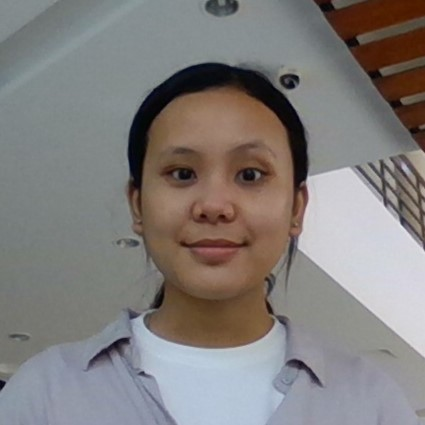
#> input picture src/DataSet/Copa.jpg, 425 x 425 px, found by its file name; its folder holds 4 pictures in this run
$ python tes.py
#> lines starting #> are read from the running program, lines starting #| are printed output that depends on the picture
### src/getFolder.py
import cv2
import numpy as np
import os
import faceAlignment

def folderToMatriks(path):
    matriks = np.matrix(faceAlignment.faceAlignment(cv2.imread(os.path.join(path, os.listdir(path)[0]), cv2.IMREAD_GRAYSCALE)).ravel())
#> in faceAlignment, `face_coordinate = face_detector.detectMultiScale(img)`: face_coordinate = [[116, 93, 197, 197]]
#> in faceAlignment, `face_coordinate = face_detector.detectMultiScale(img)`:
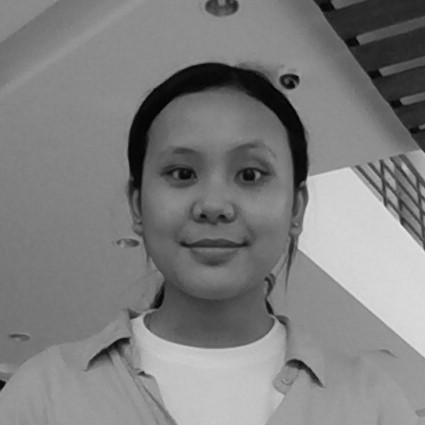
#> img: shape (425, 425); min 0, max 231, mean 126.9
#> in faceAlignment, `eyes = eye_detector.detectMultiScale(img)`: eyes = [[156, 148, 49, 49], [226, 150, 47, 47], [122, 231, 23, 23], [265, 311, 24, 24]]
    i = 1
    n = len(os.listdir(path))
    for file in os.listdir(path):
        print("Proses mendapatkan gambar menjadi matriks %d/%d" % (i,n), end='\r')
        grayscaled_img = cv2.imread(os.path.join(path, file), cv2.IMREAD_GRAYSCALE)
        aligned = faceAlignment.faceAlignment(grayscaled_img)
        flatten_img = aligned.ravel()
        facevector = np.matrix(flatten_img)
        matriks = np.r_[matriks, facevector]
        i += 1
#> pass 2 of the loop in folderToMatriks, `for file in os.listdir(path):`:
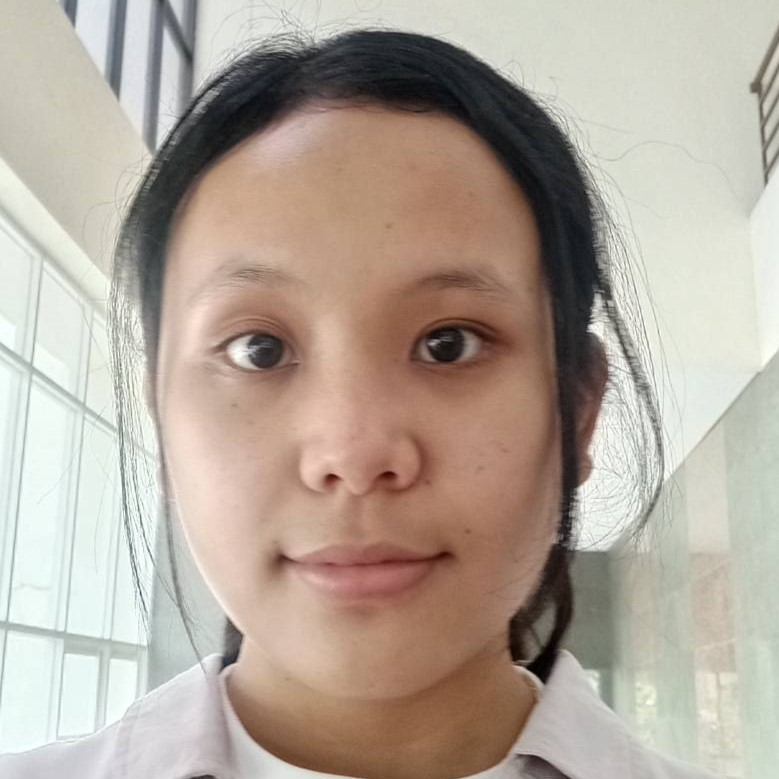
#> input picture src/DataSet/Copa1.jpg, 779 x 779 px, found by its file name
#> in folderToMatriks, `grayscaled_img = cv2.imread(os.path.join(path, file), cv2.IMREAD_GRAYS..`:
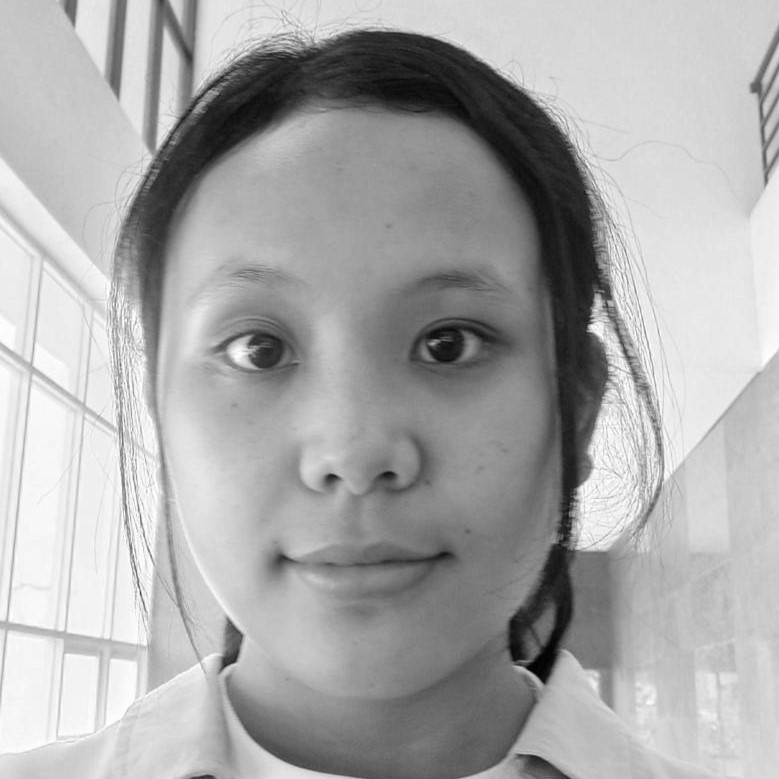
#> grayscaled_img: shape (779, 779); min 0, max 255, mean 169.6
#> pass 3 of the loop in folderToMatriks, `for file in os.listdir(path):`:
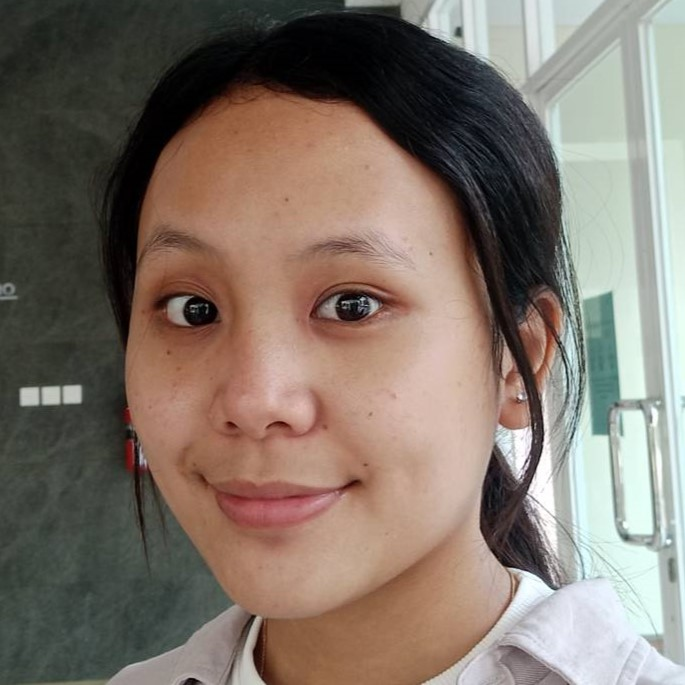
#> input picture src/DataSet/Copa2.jpg, 685 x 685 px, found by its file name
#> in folderToMatriks, `grayscaled_img = cv2.imread(os.path.join(path, file), cv2.IMREAD_GRAYS..`:
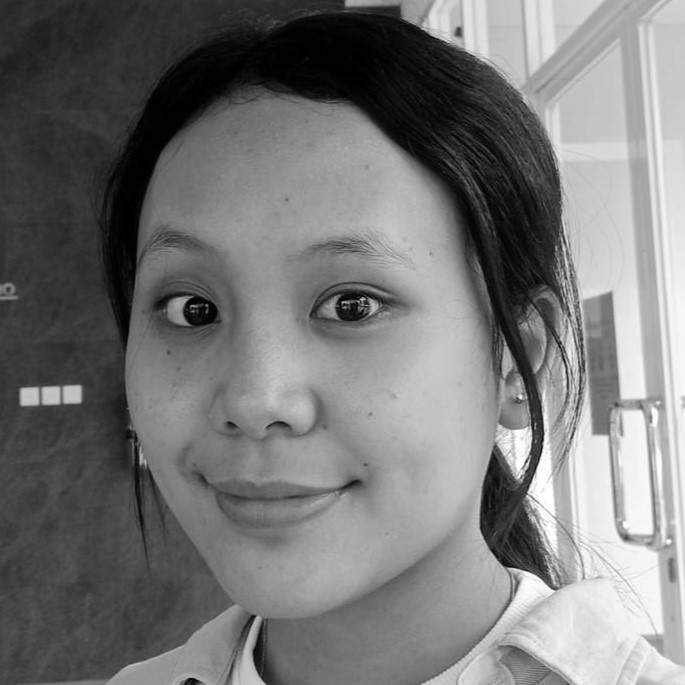
#> grayscaled_img: shape (685, 685); min 0, max 255, mean 119.1
#> the loop made 4 passes; the first 3 are shown
    matriks = np.delete(matriks, 0, axis=0)
    return matriks


# [6 lines left out: function getImageFromPath, not called in this run]

### src/faceAlignment.py
import cv2
import numpy as np
import os
from PIL import Image

# [9 lines left out: function findBiggest, not called in this run]

def jarak(a,b):
    return np.sqrt(((b[0] - a[0]) * (b[0] - a[0])) + ((b[1] - a[1]) * (b[1] - a[1])))

def faceAlignment(img):

    face_detector = cv2.CascadeClassifier(cv2.data.haarcascades + "/haarcascade_frontalface_default.xml")
    eye_detector = cv2.CascadeClassifier(cv2.data.haarcascades + "/haarcascade_eye.xml")
    face_coordinate = face_detector.detectMultiScale(img)
    eyes = eye_detector.detectMultiScale(img)

    # [52 lines of commented-out code are left out]


    img = cv2.resize(img, (256,256))

    return img


### src/getEigenFace.py
import numpy as np
import os
import getFolder
import function
import time

def getEigenFace(path):
    global mean_face
    global subtracted_face
    global start_time_training
    global end_time_training
    start_time_training = time.time()
    facematrix = getFolder.folderToMatriks(path)
    facematrix_t = np.transpose(facematrix)
    mean_face = function.mean(facematrix_t)
    subtracted_face = function.selisih(facematrix_t, mean_face)
    cov = function.kovarian(subtracted_face)
#> cov = [[94912205, -61843289, -68290744, 34618105], [-61843289, 237246178, -71233338, -100563879], [-68290744, -71233338, 201753764, -63634659], [34618105, -100563879, -63634659, 128214577]]
    evals = function.eigValVec(cov)[0]
#> in eigValVec, `X = np.copy(matrix)`: X has the same summary as cov in getEigenFace
#> evals = [258116391, 291462086.6, 112504047.4, 44199.1]
    egvecs = function.eigValVec(cov)[1]
#> egvecs = [[0.694, 0.15, 0.495, 0.5], [-0.452, 0.737, -0.0889, 0.494], [-0.499, -0.599, 0.374, 0.502], [0.253, -0.276, -0.779, 0.503]]
    idx = evals.argsort()[::-1]
#> idx = [1, 0, 2, 3]
    evals = evals[idx]
#> evals = [291462086.6, 258116391, 112504047.4, 44199.1]
    evects = egvecs[:,idx]
#> evects = [[0.15, 0.694, 0.495, 0.5], [0.737, -0.452, -0.0889, 0.494], [-0.599, -0.499, 0.374, 0.502], [-0.276, 0.253, -0.779, 0.503]]
    nData = len(os.listdir(path))
    eigenfaces = np.matmul(subtracted_face, evects[:,0:nData-1])
    end_time_training = time.time()
    return eigenfaces

# [21 lines left out: function detectHasil, not called in this run]

def getElapsedTimeTraining():
    return end_time_training - start_time_training

def getElapsedTimeDetection():
    return end_time_detection - start_time_detection

### src/function.py
import numpy as np

# cari nilai tengah dari banyak matrix
def mean(matrix):
    return np.mean(matrix, axis=1).astype(int)

# selisih tiap matrix dengan mean
def selisih(matrix, mean):
    return np.subtract(matrix, mean)

# mencari covarian matrix yaitu A.A^T
def kovarian(matrix):
    return np.matmul(np.transpose(matrix), matrix)

# mencari nilai eigen vector dan eigen value dengan metode QR
def QRDecomposition(matrix):
    n, m = matrix.shape
    matrixQ = np.empty((n, n))
    matrixU = np.empty((n, n))
    matrixU[:, 0] = matrix[:, 0]
    matrixQ[:, 0] = matrixU[:, 0] / EuclideanDistance(matrixU[:, 0])
    for i in range(1, n):
        matrixU[:, i] = matrix[:, i]
        for j in range(i):
            matrixU[:, i] -= np.matmul(matrix[:, i], matrixQ[:, j]) * matrixQ[:, j]
        matrixQ[:, i] = matrixU[:, i] / EuclideanDistance(matrixU[:, i])
    matrixR = np.zeros((n, m))
    for i in range(n):
        for j in range(i, m):
            matrixR[i, j] = np.matmul(matrix[:, j], matrixQ[:, i])
    return matrixQ, matrixR

def eigValVec(matrix):
    eigVector = np.eye(matrix.shape[0])
    X = np.copy(matrix)
    for i in range(1):
        Q, R = QRDecomposition(X)
        eigVector = np.matmul(eigVector, Q)
        X = np.matmul(R, Q)
    return np.diag(X), eigVector

# mencari euclidean distance
def EuclideanDistance(matrix):
    return np.sqrt(np.sum(np.square(matrix)))

### src/tes.py
import cv2
import numpy as np
import os
import getFolder
import function
import qr2
import getEigenFace

dataset = "E:/Kulyah/Semester 3/Aljabar Linier dan Geometri/Tubes/Algeo02-21026/src/dataset"

eigenfaces = getEigenFace.getEigenFace(dataset)
print(eigenfaces)
#> (printed output is left out)


print("BERHASIL MELAKUKAN TRAINING")

pathtest = "E:/Kulyah/Semester 3/Aljabar Linier dan Geometri/Tubes/Algeo02-21026/test"


lanjut = True
found = False

while (lanjut):
    inputGambar = str(input("Masukkan nama file gambar untuk test: "))
#> the answer given: DataSet/Copa.jpg
    while(not found):
#> (the run stopped early here; a loop or call above may not have finished)
